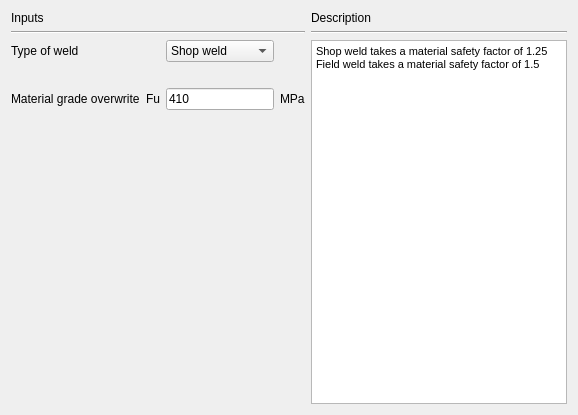
     <widget class="QWidget" name="tab_Weld">
      <attribute name="title">
       <string>Weld</string>
      </attribute>
      <layout class="QGridLayout" name="gridLayout_13">
       <item row="0" column="0">
        <widget class="QLabel" name="label_16">
         <property name="text">
          <string>Inputs</string>
         </property>
        </widget>
       </item>
       <item row="0" column="2" rowspan="4">
        <layout class="QGridLayout" name="gridLayout_7">
         <item row="0" column="0">
          <widget class="QLabel" name="label_17">
           <property name="text">
            <string>Description</string>
           </property>
          </widget>
         </item>
         <item row="1" column="0">
          <widget class="Line" name="line_5">
           <property name="orientation">
            <enum>Qt::Horizontal</enum>
           </property>
          </widget>
         </item>
         <item row="2" column="0">
          <widget class="QTextBrowser" name="textBrowser_weldDescription">
           <property name="minimumSize">
            <size>
             <width>210</width>
             <height>320</height>
            </size>
           </property>
           <property name="html">
            <string>&lt;!DOCTYPE HTML PUBLIC &quot;-//W3C//DTD HTML 4.0//EN&quot; &quot;http://www.w3.org/TR/REC-html40/strict.dtd&quot;&gt;
&lt;html&gt;&lt;head&gt;&lt;meta name=&quot;qrichtext&quot; content=&quot;1&quot; /&gt;&lt;style type=&quot;text/css&quot;&gt;
p, li { white-space: pre-wrap; }
&lt;/style&gt;&lt;/head&gt;&lt;body style=&quot; font-family:'Sans Serif'; font-size:9pt; font-weight:400; font-style:normal;&quot;&gt;
&lt;p align=&quot;justify&quot; style=&quot; margin-top:0px; margin-bottom:0px; margin-left:0px; margin-right:0px; -qt-block-indent:0; text-indent:0px;&quot;&gt;&lt;span style=&quot; font-family:'MS Shell Dlg 2'; font-size:8pt;&quot;&gt;Shop weld takes a material safety factor of 1.25&lt;/span&gt;&lt;/p&gt;
&lt;p align=&quot;justify&quot; style=&quot; margin-top:0px; margin-bottom:0px; margin-left:0px; margin-right:0px; -qt-block-indent:0; text-indent:0px;&quot;&gt;&lt;span style=&quot; font-family:'MS Shell Dlg 2'; font-size:8pt;&quot;&gt;Field weld takes a material safety factor of 1.5&lt;/span&gt;&lt;/p&gt;&lt;/body&gt;&lt;/html&gt;</string>
           </property>
          </widget>
         </item>
        </layout>
       </item>
       <item row="1" column="0" colspan="2">
        <widget class="Line" name="line_8">
         <property name="orientation">
          <enum>Qt::Horizontal</enum>
         </property>
        </widget>
       </item>
       <item row="2" column="0" colspan="2">
        <layout class="QGridLayout" name="gridLayout_3">
         <item row="0" column="0">
          <widget class="QLabel" name="label_22">
           <property name="text">
            <string>Type of weld</string>
           </property>
          </widget>
         </item>
         <item row="0" column="2">
          <widget class="QComboBox" name="combo_weldType">
           <item>
            <property name="text">
             <string>Shop weld</string>
            </property>
           </item>
           <item>
            <property name="text">
             <string>Field weld</string>
            </property>
           </item>
          </widget>
         </item>
         <item row="1" column="0">
          <widget class="QLabel" name="label_27">
           <property name="text">
            <string/>
           </property>
          </widget>
         </item>
         <item row="2" column="0">
          <widget class="QLabel" name="label_6">
           <property name="text">
            <string>Material grade overwrite</string>
           </property>
          </widget>
         </item>
         <item row="2" column="1">
          <widget class="QLabel" name="label_10">
           <property name="text">
            <string>Fu</string>
           </property>
          </widget>
         </item>
         <item row="2" column="2">
          <widget class="QLineEdit" name="txt_weldFu">
           <property name="text">
            <string>410</string>
           </property>
           <property name="alignment">
            <set>Qt::AlignLeading|Qt::AlignLeft|Qt::AlignVCenter</set>
           </property>
          </widget>
         </item>
         <item row="2" column="3">
          <widget class="QLabel" name="label_12">
           <property name="text">
            <string>MPa</string>
           </property>
          </widget>
         </item>
        </layout>
       </item>
       <item row="3" column="1">
        <spacer name="verticalSpacer_2">
         <property name="orientation">
          <enum>Qt::Vertical</enum>
         </property>
         <property name="sizeHint" stdset="0">
          <size>
           <width>20</width>
           <height>288</height>
          </size>
         </property>
        </spacer>
       </item>
      </layout>
     </widget>
